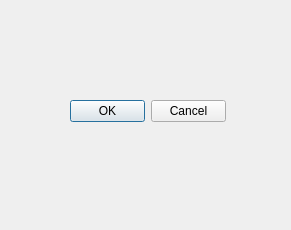
<?xml version="1.0" encoding="UTF-8"?>
<ui version="4.0">
 <class>Dialog</class>
 <widget class="QDialog" name="Dialog">
  <property name="geometry">
   <rect>
    <x>0</x>
    <y>0</y>
    <width>291</width>
    <height>230</height>
   </rect>
  </property>
  <property name="windowTitle">
   <string>Dialog</string>
  </property>
  <widget class="QDialogButtonBox" name="buttonBox">
   <property name="geometry">
    <rect>
     <x>70</x>
     <y>100</y>
     <width>156</width>
     <height>23</height>
    </rect>
   </property>
   <property name="orientation">
    <enum>Qt::Horizontal</enum>
   </property>
   <property name="standardButtons">
    <set>QDialogButtonBox::Cancel|QDialogButtonBox::Ok</set>
   </property>
  </widget>
 </widget>
 <resources/>
 <connections>
  <connection>
   <sender>buttonBox</sender>
   <signal>accepted()</signal>
   <receiver>Dialog</receiver>
   <slot>accept()</slot>
   <hints>
    <hint type="sourcelabel">
     <x>248</x>
     <y>254</y>
    </hint>
    <hint type="destinationlabel">
     <x>157</x>
     <y>274</y>
    </hint>
   </hints>
  </connection>
  <connection>
   <sender>buttonBox</sender>
   <signal>rejected()</signal>
   <receiver>Dialog</receiver>
   <slot>reject()</slot>
   <hints>
    <hint type="sourcelabel">
     <x>316</x>
     <y>260</y>
    </hint>
    <hint type="destinationlabel">
     <x>286</x>
     <y>274</y>
    </hint>
   </hints>
  </connection>
 </connections>
</ui>
